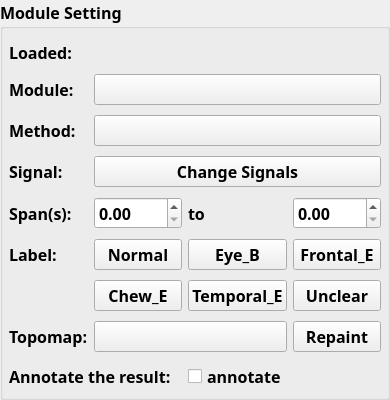
          <widget class="QGroupBox" name="gb_1">
           <property name="font">
            <font>
             <family>Microsoft YaHei</family>
             <pointsize>12</pointsize>
             <weight>75</weight>
             <italic>false</italic>
             <bold>true</bold>
             <underline>false</underline>
             <stylestrategy>PreferDefault</stylestrategy>
             <kerning>true</kerning>
            </font>
           </property>
           <property name="title">
            <string>Module Setting</string>
           </property>
           <property name="flat">
            <bool>false</bool>
           </property>
           <layout class="QHBoxLayout" name="horizontalLayout">
            <property name="spacing">
             <number>6</number>
            </property>
            <property name="leftMargin">
             <number>6</number>
            </property>
            <property name="topMargin">
             <number>12</number>
            </property>
            <property name="rightMargin">
             <number>6</number>
            </property>
            <property name="bottomMargin">
             <number>6</number>
            </property>
            <item>
             <layout class="QGridLayout" name="gridLayout_5" rowstretch="0,0,0,0,0,0,0,0,0" columnstretch="0,0,0,0">
              <property name="verticalSpacing">
               <number>10</number>
              </property>
              <item row="5" column="2">
               <widget class="ToggleButton" name="eb_btn">
                <property name="text">
                 <string>Eye_B</string>
                </property>
               </widget>
              </item>
              <item row="3" column="0">
               <widget class="StrongBodyLabel" name="StrongBodyLabel_4">
                <property name="text">
                 <string>Signal:</string>
                </property>
               </widget>
              </item>
              <item row="5" column="0">
               <widget class="StrongBodyLabel" name="ad_lbl_1">
                <property name="text">
                 <string>Label:</string>
                </property>
               </widget>
              </item>
              <item row="0" column="1" colspan="3">
               <widget class="StrongBodyLabel" name="adr_lbl">
                <property name="text">
                 <string/>
                </property>
               </widget>
              </item>
              <item row="4" column="0">
               <widget class="StrongBodyLabel" name="StrongBodyLabel_5">
                <property name="text">
                 <string>Span(s):</string>
                </property>
               </widget>
              </item>
              <item row="5" column="3">
               <widget class="ToggleButton" name="fe_btn">
                <property name="text">
                 <string>Frontal_E</string>
                </property>
               </widget>
              </item>
              <item row="3" column="1" colspan="3">
               <widget class="PrimaryPushButton" name="change_signal_btn">
                <property name="text">
                 <string>Change Signals</string>
                </property>
               </widget>
              </item>
              <item row="1" column="1" colspan="3">
               <widget class="ComboBox" name="service_cbx">
                <property name="focusPolicy">
                 <enum>Qt::WheelFocus</enum>
                </property>
                <property name="items_" stdset="0">
                 <string>
ESC + SD
AD
SpiD
SRD
VD</string>
                </property>
               </widget>
              </item>
              <item row="4" column="1">
               <widget class="CompactDoubleSpinBox" name="span1">
                <property name="maximum">
                 <double>9999.989999999999782</double>
                </property>
               </widget>
              </item>
              <item row="6" column="1">
               <widget class="ToggleButton" name="ce_btn">
                <property name="text">
                 <string>Chew_E</string>
                </property>
                <property name="checked">
                 <bool>true</bool>
                </property>
               </widget>
              </item>
              <item row="0" column="0">
               <widget class="StrongBodyLabel" name="StrongBodyLabel">
                <property name="text">
                 <string>Loaded:</string>
                </property>
               </widget>
              </item>
              <item row="2" column="1" colspan="3">
               <widget class="ComboBox" name="model_cbx">
                <property name="focusPolicy">
                 <enum>Qt::WheelFocus</enum>
                </property>
                <property name="items_" stdset="0">
                 <string>
ESC + SD
AD
SpiD
SRD
VD</string>
                </property>
               </widget>
              </item>
              <item row="8" column="2" colspan="2">
               <widget class="CheckBox" name="ann_cbx">
                <property name="text">
                 <string>annotate</string>
                </property>
               </widget>
              </item>
              <item row="1" column="0">
               <widget class="StrongBodyLabel" name="StrongBodyLabel_2">
                <property name="text">
                 <string>Module:</string>
                </property>
               </widget>
              </item>
              <item row="4" column="2">
               <widget class="StrongBodyLabel" name="to_dur_lbl">
                <property name="text">
                 <string>to</string>
                </property>
               </widget>
              </item>
              <item row="6" column="3">
               <widget class="ToggleButton" name="u_btn">
                <property name="text">
                 <string>Unclear</string>
                </property>
               </widget>
              </item>
              <item row="7" column="3">
               <widget class="PrimaryPushButton" name="tpm_btn">
                <property name="text">
                 <string>Repaint</string>
                </property>
               </widget>
              </item>
              <item row="2" column="0">
               <widget class="StrongBodyLabel" name="StrongBodyLabel_3">
                <property name="text">
                 <string>Method:</string>
                </property>
               </widget>
              </item>
              <item row="4" column="3">
               <widget class="CompactDoubleSpinBox" name="span2">
                <property name="maximum">
                 <double>9999.989999999999782</double>
                </property>
               </widget>
              </item>
              <item row="6" column="2">
               <widget class="ToggleButton" name="te_btn">
                <property name="text">
                 <string>Temporal_E</string>
                </property>
               </widget>
              </item>
              <item row="7" column="0">
               <widget class="StrongBodyLabel" name="ad_lbl_2">
                <property name="text">
                 <string>Topomap:</string>
                </property>
               </widget>
              </item>
              <item row="8" column="0" colspan="2">
               <widget class="StrongBodyLabel" name="ann_lbl">
                <property name="text">
                 <string>Annotate the result:</string>
                </property>
               </widget>
              </item>
              <item row="5" column="1">
               <widget class="ToggleButton" name="n_btn">
                <property name="text">
                 <string>Normal</string>
                </property>
                <property name="checked">
                 <bool>true</bool>
                </property>
               </widget>
              </item>
              <item row="7" column="1" colspan="2">
               <widget class="ComboBox" name="tpm_cbx">
                <property name="items_" stdset="0">
                 <string>All
Delta (0-4 Hz)
Theta (4-8 Hz)
Alpha (8-12 Hz)
Beta (12-30 Hz)
Gamma (30-45 Hz)</string>
                </property>
               </widget>
              </item>
             </layout>
            </item>
           </layout>
          </widget>
